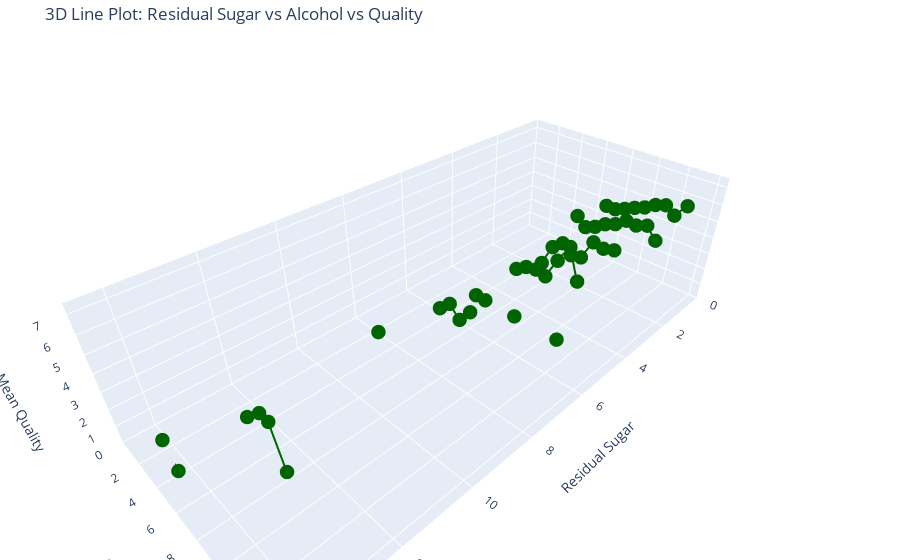

Source (notebook cell):
### Markdown cell above
# Visualization 5: Residual Sugar vs Quality vs Frequency 3D Histogram Plot

**Purpose and Rationale**  
This histogram visualizes alcohol residual sugar vs alcohol content vs quality on the x, y, and z axes respectively. This allows us to analyze how the perceived quality of a wine is related to a wine's alcohol content and sugar content.

## Insights and Interpretations:
1. In general, the lower the sugar content, the higher the perceived quality
2. In general, the higher the alcohol content, the higher the perceived quality

**Interpretation: In general, red wines with higher alcohol contents and lower sugar contents than their counterparts are perceived as having higher average quality.**

### Code cell
import pandas as pd
import numpy as np
import plotly.graph_objects as go
import plotly.io as pio

# Read the data
df = pd.read_csv('winequality-red.csv', sep=';')

# Bin alcohol and residual sugar into discrete steps
df['alcohol_bin'] = pd.cut(df['alcohol'], bins=10)
df['sugar_bin'] = pd.cut(df['residual sugar'], bins=10)

# Group by binned alcohol and residual sugar and calculate mean quality
grouped = df.groupby(['sugar_bin', 'alcohol_bin'])['quality'].mean().reset_index()

# Convert bin intervals to midpoints for plotting
grouped['sugar_mid'] = grouped['sugar_bin'].apply(lambda x: x.mid)
grouped['alcohol_mid'] = grouped['alcohol_bin'].apply(lambda x: x.mid)

# Sort values for a continuous line
grouped_sorted = grouped.sort_values(by=['sugar_mid', 'alcohol_mid'])

# Create interactive 3D line plot using Plotly
fig = go.Figure(data=go.Scatter3d(
    x=grouped_sorted['sugar_mid'],
    y=grouped_sorted['alcohol_mid'],
    z=grouped_sorted['quality'],
    mode='lines+markers',
    line=dict(color='darkgreen', width=4),
    marker=dict(size=5)
))

# Set axis labels and force axes to start at zero
fig.update_layout(
    scene=dict(
        xaxis=dict(title='Residual Sugar', range=[0, grouped_sorted['sugar_mid'].max()]),
        yaxis=dict(title='Alcohol', range=[0, grouped_sorted['alcohol_mid'].max()]),
        zaxis=dict(title='Mean Quality', range=[0, grouped_sorted['quality'].max()])
    ),
    title='3D Line Plot: Residual Sugar vs Alcohol vs Quality',
    margin=dict(l=0, r=0, b=0, t=40)
)

# Show the interactive plot
fig.show()

# Save the figure as a PNG image
pio.write_image(fig, 'Fisher_Bachman-Rhodes+line.png', format='png', width=1000, height=600, scale=2)

### Figure 1 — Plotly figure (JSON) as saved in the notebook; plotly's stock layout.template omitted (floating-point values rounded to 4 significant figures)
{"data": [{"line": {"color": "darkgreen", "width": 4}, "marker": {"size": 5}, "mode": "lines+markers", "type": "scatter3d", "x": [1.623, 1.623, 1.623, 1.623, 1.623, 1.623, 1.623, 1.623, 1.623, 1.623, 3.09, 3.09, 3.09, 3.09, 3.09, 3.09, 3.09, 3.09, 3.09, 3.09, 4.55, 4.55, 4.55, 4.55, 4.55, 4.55, 4.55, 4.55, 4.55, 4.55, 6.01, 6.01, 6.01, 6.01, 6.01, 6.01, 6.01, 6.01, 6.01, 6.01, 7.47, 7.47, 7.47, 7.47, 7.47, 7.47, 7.47, 7.47, 7.47, 7.47, 8.93, 8.93, 8.93, 8.93, 8.93, 8.93, 8.93, 8.93, 8.93, 8.93, 10.39, 10.39, 10.39, 10.39, 10.39, 10.39, 10.39, 10.39, 10.39, 10.39, 11.85, 11.85, 11.85, 11.85, 11.85, 11.85, 11.85, 11.85, 11.85, 11.85, 13.31, 13.31, 13.31, 13.31, 13.31, 13.31, 13.31, 13.31, 13.31, 13.31, 14.77, 14.77, 14.77, 14.77, 14.77, 14.77, 14.77, 14.77, 14.77, 14.77], "y": [8.722, 9.375, 10.02, 10.68, 11.32, 11.98, 12.62, 13.27, 13.93, 14.57, 8.722, 9.375, 10.02, 10.68, 11.32, 11.98, 12.62, 13.27, 13.93, 14.57, 8.722, 9.375, 10.02, 10.68, 11.32, 11.98, 12.62, 13.27, 13.93, 14.57, 8.722, 9.375, 10.02, 10.68, 11.32, 11.98, 12.62, 13.27, 13.93, 14.57, 8.722, 9.375, 10.02, 10.68, 11.32, 11.98, 12.62, 13.27, 13.93, 14.57, 8.722, 9.375, 10.02, 10.68, 11.32, 11.98, 12.62, 13.27, 13.93, 14.57, 8.722, 9.375, 10.02, 10.68, 11.32, 11.98, 12.62, 13.27, 13.93, 14.57, 8.722, 9.375, 10.02, 10.68, 11.32, 11.98, 12.62, 13.27, 13.93, 14.57, 8.722, 9.375, 10.02, 10.68, 11.32, 11.98, 12.62, 13.27, 13.93, 14.57, 8.722, 9.375, 10.02, 10.68, 11.32, 11.98, 12.62, 13.27, 13.93, 14.57], "z": [5.259, 5.255, 5.479, 5.738, 5.964, 6.303, 6.488, 6.1, 6.833, NaN, 5.667, 5.224, 5.459, 5.821, 6.041, 6.442, 6.393, 6.6, 6.0, NaN, 4.0, 5.176, 5.625, 5.182, 5.3, 6.364, 6.25, 6.4, NaN, NaN, NaN, 5.143, 5.5, 5.611, 5.5, 6.571, 7.5, 6.0, NaN, NaN, NaN, 5.0, 5.0, NaN, NaN, 5.0, NaN, NaN, NaN, 5.0, NaN, NaN, 6.0, 6.5, 6.0, 6.667, NaN, NaN, NaN, NaN, NaN, 6.0, NaN, NaN, NaN, NaN, NaN, NaN, NaN, NaN, NaN, NaN, NaN, NaN, NaN, NaN, NaN, NaN, NaN, NaN, 5.0, NaN, 6.0, 6.0, 4.0, NaN, NaN, NaN, NaN, NaN, 6.0, 5.0, NaN, NaN, NaN, NaN, NaN, NaN, NaN, NaN]}], "layout": {"margin": {"b": 0, "l": 0, "r": 0, "t": 40}, "scene": {"xaxis": {"range": [0, 14.77], "title": {"text": "Residual Sugar"}}, "yaxis": {"range": [0, 14.57], "title": {"text": "Alcohol"}}, "zaxis": {"range": [0, 7.5], "title": {"text": "Mean Quality"}}}, "title": {"text": "3D Line Plot: Residual Sugar vs Alcohol vs Quality"}}}
